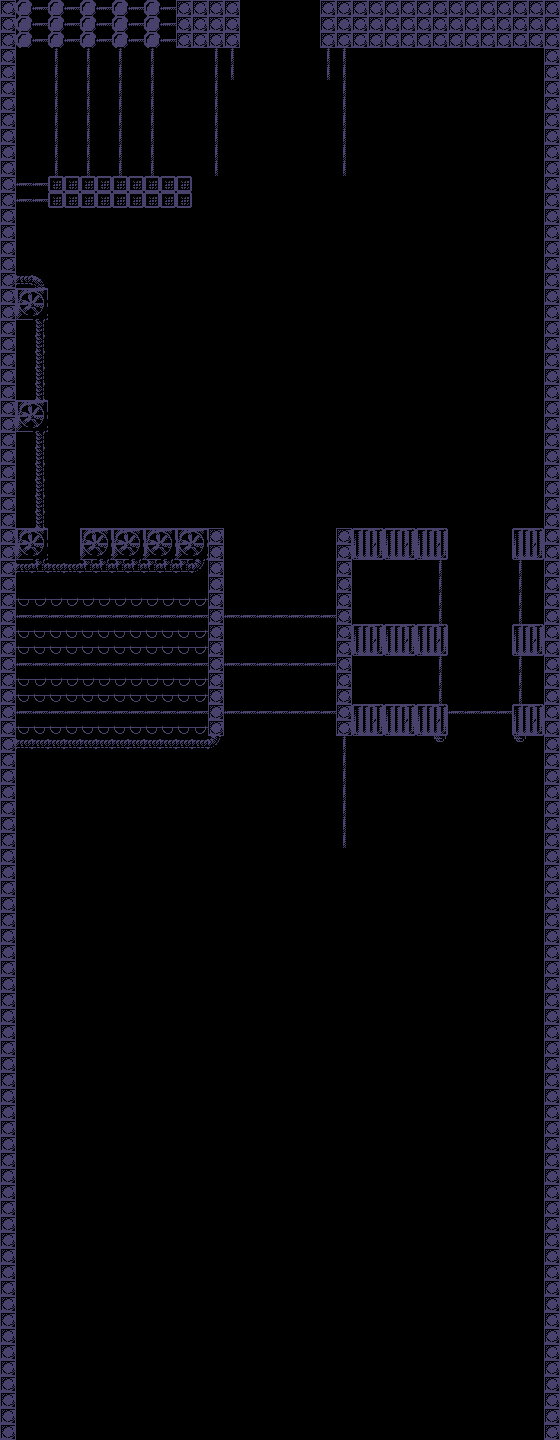

Below is a game level as drawn by its tile map, then a one-line description and the .tmx that defines it (tile-layer data replaced by summaries):
An orthogonal 35x90 tile map with 16x16 px tiles, 1 tile layer (Kachelebene 1) and 25 objects (5, 6, 7, 8).

<map version="1.10" tiledversion="1.11.1" orientation="orthogonal" renderorder="right-down" width="35" height="90" tilewidth="16" tileheight="16" infinite="0" backgroundcolor="#000000" nextlayerid="5" nextobjectid="27">
 <tileset firstgid="1" source="Tileset.tsx" />
 <layer id="1" name="Kachelebene 1" width="35" height="90">
  <data>[3150 cells, 634 non-empty, 22 distinct tile ids]</data>
 </layer>
 <objectgroup id="4" name="Dynamic">
  <object id="17" name="5" x="240.059" y="0.15415" width="80" height="16" />
  <object id="18" name="6" x="224" y="64.0313" width="112" height="16" />
  <object id="19" name="7" x="207.787" y="160.043" width="144" height="16" />
  <object id="26" name="8" x="336.065" y="832.043" width="207.783" height="16" />
 </objectgroup>
 <objectgroup id="2" name="Platforms">
  <object id="1" x="320.284" y="0.291667" width="223.466" height="47.6667" />
  <object id="2" x="175.96" y="0.227256" width="63.877" height="47.6667" />
  <object id="3" x="144.061" y="0.212121" width="16" height="48" />
  <object id="4" x="112.091" y="0.181818" width="16" height="48" />
  <object id="5" x="80.0909" y="0.0909091" width="16" height="48" />
  <object id="6" x="48" y="-0.0909091" width="16" height="48" />
  <object id="7" x="15.9091" y="0.272727" width="16" height="48" />
  <object id="8" x="48.0208" y="176" width="143.875" height="32.0625" />
  <object id="9" x="15.9972" y="287.989" width="32" height="32" />
  <object id="11" x="16.0121" y="400.014" width="32" height="32" />
  <object id="12" x="15.913" y="528.033" width="32" height="32" />
  <object id="13" x="80.2121" y="528.091" width="143.778" height="32" />
  <object id="14" x="335.968" y="528.036" width="112.094" height="32" />
  <object id="15" x="511.909" y="528.03" width="32" height="32" />
  <object id="20" x="336.055" y="560.095" width="15.8594" height="175.882" />
  <object id="21" x="208.018" y="560.194" width="15.8594" height="175.882" />
  <object id="22" x="511.917" y="624.083" width="32" height="32" />
  <object id="23" x="352.5" y="624.125" width="95.625" height="32" />
  <object id="24" x="511.917" y="704.104" width="32" height="32" />
  <object id="25" x="352.75" y="704.25" width="95.25" height="32" />
 </objectgroup>
 <objectgroup id="3" name="Checkpoints">
  <object id="16" x="156.5" y="143" width="16" height="32" />
 </objectgroup>
</map>